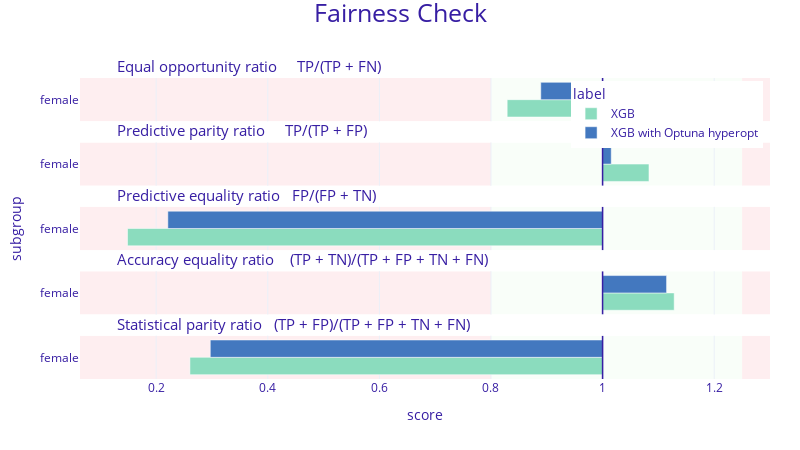

Write notebook code for a chart like this one.
### Code cell
fobject.plot(fobject_explainer_xgb_optuna, show=False).\
    update_layout(autosize=False, width=800, height=450, legend=dict(yanchor="top", y=0.99, xanchor="right", x=0.99))

### Figure 1 — Plotly figure (JSON) as saved in the notebook; plotly's stock layout.template omitted (floating-point values rounded to 4 significant figures)
{"data": [{"alignmentgroup": "True", "customdata": [["female", 0.829, "XGB"]], "hovertemplate": "<b>%{customdata[2]}</b><br>Subgroup: %{customdata[0]}<br>Score: %{customdata[1]}<br><extra></extra>", "legendgroup": "XGB", "marker": {"color": "#8bdcbe", "pattern": {"shape": ""}}, "name": "XGB", "offsetgroup": "XGB", "orientation": "h", "showlegend": true, "textposition": "auto", "type": "bar", "x": [-0.171], "xaxis": "x5", "y": [0.5], "yaxis": "y5"}, {"alignmentgroup": "True", "customdata": [["female", 1.083, "XGB"]], "hovertemplate": "<b>%{customdata[2]}</b><br>Subgroup: %{customdata[0]}<br>Score: %{customdata[1]}<br><extra></extra>", "legendgroup": "XGB", "marker": {"color": "#8bdcbe", "pattern": {"shape": ""}}, "name": "XGB", "offsetgroup": "XGB", "orientation": "h", "showlegend": false, "textposition": "auto", "type": "bar", "x": [0.08312], "xaxis": "x4", "y": [0.5], "yaxis": "y4"}, {"alignmentgroup": "True", "customdata": [["female", 0.149, "XGB"]], "hovertemplate": "<b>%{customdata[2]}</b><br>Subgroup: %{customdata[0]}<br>Score: %{customdata[1]}<br><extra></extra>", "legendgroup": "XGB", "marker": {"color": "#8bdcbe", "pattern": {"shape": ""}}, "name": "XGB", "offsetgroup": "XGB", "orientation": "h", "showlegend": false, "textposition": "auto", "type": "bar", "x": [-0.8514], "xaxis": "x3", "y": [0.5], "yaxis": "y3"}, {"alignmentgroup": "True", "customdata": [["female", 1.128, "XGB"]], "hovertemplate": "<b>%{customdata[2]}</b><br>Subgroup: %{customdata[0]}<br>Score: %{customdata[1]}<br><extra></extra>", "legendgroup": "XGB", "marker": {"color": "#8bdcbe", "pattern": {"shape": ""}}, "name": "XGB", "offsetgroup": "XGB", "orientation": "h", "showlegend": false, "textposition": "auto", "type": "bar", "x": [0.1283], "xaxis": "x2", "y": [0.5], "yaxis": "y2"}, {"alignmentgroup": "True", "customdata": [["female", 0.261, "XGB"]], "hovertemplate": "<b>%{customdata[2]}</b><br>Subgroup: %{customdata[0]}<br>Score: %{customdata[1]}<br><extra></extra>", "legendgroup": "XGB", "marker": {"color": "#8bdcbe", "pattern": {"shape": ""}}, "name": "XGB", "offsetgroup": "XGB", "orientation": "h", "showlegend": false, "textposition": "auto", "type": "bar", "x": [-0.7395], "xaxis": "x", "y": [0.5], "yaxis": "y"}, {"alignmentgroup": "True", "customdata": [["female", 0.889, "XGB with Optuna hyperopt"]], "hovertemplate": "<b>%{customdata[2]}</b><br>Subgroup: %{customdata[0]}<br>Score: %{customdata[1]}<br><extra></extra>", "legendgroup": "XGB with Optuna hyperopt", "marker": {"color": "#4378bf", "pattern": {"shape": ""}}, "name": "XGB with Optuna hyperopt", "offsetgroup": "XGB with Optuna hyperopt", "orientation": "h", "showlegend": true, "textposition": "auto", "type": "bar", "x": [-0.1108], "xaxis": "x5", "y": [0.5], "yaxis": "y5"}, {"alignmentgroup": "True", "customdata": [["female", 1.015, "XGB with Optuna hyperopt"]], "hovertemplate": "<b>%{customdata[2]}</b><br>Subgroup: %{customdata[0]}<br>Score: %{customdata[1]}<br><extra></extra>", "legendgroup": "XGB with Optuna hyperopt", "marker": {"color": "#4378bf", "pattern": {"shape": ""}}, "name": "XGB with Optuna hyperopt", "offsetgroup": "XGB with Optuna hyperopt", "orientation": "h", "showlegend": false, "textposition": "auto", "type": "bar", "x": [0.01548], "xaxis": "x4", "y": [0.5], "yaxis": "y4"}, {"alignmentgroup": "True", "customdata": [["female", 0.221, "XGB with Optuna hyperopt"]], "hovertemplate": "<b>%{customdata[2]}</b><br>Subgroup: %{customdata[0]}<br>Score: %{customdata[1]}<br><extra></extra>", "legendgroup": "XGB with Optuna hyperopt", "marker": {"color": "#4378bf", "pattern": {"shape": ""}}, "name": "XGB with Optuna hyperopt", "offsetgroup": "XGB with Optuna hyperopt", "orientation": "h", "showlegend": false, "textposition": "auto", "type": "bar", "x": [-0.7791], "xaxis": "x3", "y": [0.5], "yaxis": "y3"}, {"alignmentgroup": "True", "customdata": [["female", 1.115, "XGB with Optuna hyperopt"]], "hovertemplate": "<b>%{customdata[2]}</b><br>Subgroup: %{customdata[0]}<br>Score: %{customdata[1]}<br><extra></extra>", "legendgroup": "XGB with Optuna hyperopt", "marker": {"color": "#4378bf", "pattern": {"shape": ""}}, "name": "XGB with Optuna hyperopt", "offsetgroup": "XGB with Optuna hyperopt", "orientation": "h", "showlegend": false, "textposition": "auto", "type": "bar", "x": [0.1147], "xaxis": "x2", "y": [0.5], "yaxis": "y2"}, {"alignmentgroup": "True", "customdata": [["female", 0.297, "XGB with Optuna hyperopt"]], "hovertemplate": "<b>%{customdata[2]}</b><br>Subgroup: %{customdata[0]}<br>Score: %{customdata[1]}<br><extra></extra>", "legendgroup": "XGB with Optuna hyperopt", "marker": {"color": "#4378bf", "pattern": {"shape": ""}}, "name": "XGB with Optuna hyperopt", "offsetgroup": "XGB with Optuna hyperopt", "orientation": "h", "showlegend": false, "textposition": "auto", "type": "bar", "x": [-0.703], "xaxis": "x", "y": [0.5], "yaxis": "y"}], "layout": {"annotations": [{"font": {"size": 15}, "showarrow": false, "text": "Statistical parity ratio   (TP + FP)/(TP + FP + TN + FN)", "x": 0.05, "xanchor": "left", "xref": "paper", "y": 0.144, "yanchor": "bottom", "yref": "paper"}, {"font": {"size": 15}, "showarrow": false, "text": "Accuracy equality ratio    (TP + TN)/(TP + FP + TN + FN)", "x": 0.05, "xanchor": "left", "xref": "paper", "y": 0.358, "yanchor": "bottom", "yref": "paper"}, {"font": {"size": 15}, "showarrow": false, "text": "Predictive equality ratio   FP/(FP + TN)", "x": 0.05, "xanchor": "left", "xref": "paper", "y": 0.572, "yanchor": "bottom", "yref": "paper"}, {"font": {"size": 15}, "showarrow": false, "text": "Predictive parity ratio     TP/(TP + FP)", "x": 0.05, "xanchor": "left", "xref": "paper", "y": 0.786, "yanchor": "bottom", "yref": "paper"}, {"font": {"size": 15}, "showarrow": false, "text": "Equal opportunity ratio     TP/(TP + FN)", "x": 0.05, "xanchor": "left", "xref": "paper", "y": 1, "yanchor": "bottom", "yref": "paper"}], "autosize": false, "barmode": "group", "font": {"color": "#371ea3"}, "height": 450, "legend": {"title": {"text": "label"}, "tracegroupgap": 0, "x": 0.99, "xanchor": "right", "y": 0.99, "yanchor": "top"}, "margin": {"b": 71, "r": 30, "t": 78}, "shapes": [{"fillcolor": "#f05a71", "layer": "below", "line": {"width": 0}, "opacity": 0.1, "type": "rect", "x0": 0.25, "x1": 0.3, "xref": "x", "y0": 0, "y1": 1, "yref": "y"}, {"fillcolor": "#f05a71", "layer": "below", "line": {"width": 0}, "opacity": 0.1, "type": "rect", "x0": -0.9365, "x1": -0.2, "xref": "x", "y0": 0, "y1": 1, "yref": "y"}, {"fillcolor": "#c7f5bf", "layer": "below", "line": {"width": 0}, "opacity": 0.1, "type": "rect", "x0": -0.2, "x1": 0.25, "xref": "x", "y0": 0, "y1": 1, "yref": "y"}, {"line": {"color": "#371ea3", "width": 1.5}, "type": "line", "x0": 0, "x1": 0, "xref": "x", "y0": 0, "y1": 1, "yref": "y"}, {"fillcolor": "#f05a71", "layer": "below", "line": {"width": 0}, "opacity": 0.1, "type": "rect", "x0": 0.25, "x1": 0.3, "xref": "x", "y0": 0, "y1": 1, "yref": "y2"}, {"fillcolor": "#f05a71", "layer": "below", "line": {"width": 0}, "opacity": 0.1, "type": "rect", "x0": -0.9365, "x1": -0.2, "xref": "x", "y0": 0, "y1": 1, "yref": "y2"}, {"fillcolor": "#c7f5bf", "layer": "below", "line": {"width": 0}, "opacity": 0.1, "type": "rect", "x0": -0.2, "x1": 0.25, "xref": "x", "y0": 0, "y1": 1, "yref": "y2"}, {"line": {"color": "#371ea3", "width": 1.5}, "type": "line", "x0": 0, "x1": 0, "xref": "x", "y0": 0, "y1": 1, "yref": "y2"}, {"fillcolor": "#f05a71", "layer": "below", "line": {"width": 0}, "opacity": 0.1, "type": "rect", "x0": 0.25, "x1": 0.3, "xref": "x", "y0": 0, "y1": 1, "yref": "y3"}, {"fillcolor": "#f05a71", "layer": "below", "line": {"width": 0}, "opacity": 0.1, "type": "rect", "x0": -0.9365, "x1": -0.2, "xref": "x", "y0": 0, "y1": 1, "yref": "y3"}, {"fillcolor": "#c7f5bf", "layer": "below", "line": {"width": 0}, "opacity": 0.1, "type": "rect", "x0": -0.2, "x1": 0.25, "xref": "x", "y0": 0, "y1": 1, "yref": "y3"}, {"line": {"color": "#371ea3", "width": 1.5}, "type": "line", "x0": 0, "x1": 0, "xref": "x", "y0": 0, "y1": 1, "yref": "y3"}, {"fillcolor": "#f05a71", "layer": "below", "line": {"width": 0}, "opacity": 0.1, "type": "rect", "x0": 0.25, "x1": 0.3, "xref": "x", "y0": 0, "y1": 1, "yref": "y4"}, {"fillcolor": "#f05a71", "layer": "below", "line": {"width": 0}, "opacity": 0.1, "type": "rect", "x0": -0.9365, "x1": -0.2, "xref": "x", "y0": 0, "y1": 1, "yref": "y4"}, {"fillcolor": "#c7f5bf", "layer": "below", "line": {"width": 0}, "opacity": 0.1, "type": "rect", "x0": -0.2, "x1": 0.25, "xref": "x", "y0": 0, "y1": 1, "yref": "y4"}, {"line": {"color": "#371ea3", "width": 1.5}, "type": "line", "x0": 0, "x1": 0, "xref": "x", "y0": 0, "y1": 1, "yref": "y4"}, {"fillcolor": "#f05a71", "layer": "below", "line": {"width": 0}, "opacity": 0.1, "type": "rect", "x0": 0.25, "x1": 0.3, "xref": "x", "y0": 0, "y1": 1, "yref": "y5"}, {"fillcolor": "#f05a71", "layer": "below", "line": {"width": 0}, "opacity": 0.1, "type": "rect", "x0": -0.9365, "x1": -0.2, "xref": "x", "y0": 0, "y1": 1, "yref": "y5"}, {"fillcolor": "#c7f5bf", "layer": "below", "line": {"width": 0}, "opacity": 0.1, "type": "rect", "x0": -0.2, "x1": 0.25, "xref": "x", "y0": 0, "y1": 1, "yref": "y5"}, {"line": {"color": "#371ea3", "width": 1.5}, "type": "line", "x0": 0, "x1": 0, "xref": "x", "y0": 0, "y1": 1, "yref": "y5"}], "title": {"font": {"size": 25}, "text": "Fairness Check", "x": 0.5, "y": 0.99}, "width": 800, "xaxis": {"anchor": "y", "domain": [0, 1], "range": [-0.9365, 0.3], "ticktext": [0, 0.2, 0.4, 0.6, 0.8, 1, 1.2, 1], "tickvals": [-1, -0.8, -0.6, -0.4, -0.2, 0, 0.2, 0], "title": {"text": "score"}}, "xaxis2": {"anchor": "y2", "domain": [0, 1], "matches": "x", "range": [-0.9365, 0.3], "showticklabels": false, "ticktext": [0, 0.2, 0.4, 0.6, 0.8, 1, 1.2, 1], "tickvals": [-1, -0.8, -0.6, -0.4, -0.2, 0, 0.2, 0]}, "xaxis3": {"anchor": "y3", "domain": [0, 1], "matches": "x", "range": [-0.9365, 0.3], "showticklabels": false, "ticktext": [0, 0.2, 0.4, 0.6, 0.8, 1, 1.2, 1], "tickvals": [-1, -0.8, -0.6, -0.4, -0.2, 0, 0.2, 0]}, "xaxis4": {"anchor": "y4", "domain": [0, 1], "matches": "x", "range": [-0.9365, 0.3], "showticklabels": false, "ticktext": [0, 0.2, 0.4, 0.6, 0.8, 1, 1.2, 1], "tickvals": [-1, -0.8, -0.6, -0.4, -0.2, 0, 0.2, 0]}, "xaxis5": {"anchor": "y5", "domain": [0, 1], "matches": "x", "range": [-0.9365, 0.3], "showticklabels": false, "ticktext": [0, 0.2, 0.4, 0.6, 0.8, 1, 1.2, 1], "tickvals": [-1, -0.8, -0.6, -0.4, -0.2, 0, 0.2, 0]}, "yaxis": {"anchor": "x", "domain": [0, 0.144], "range": [0, 1], "showgrid": false, "ticktext": ["female"], "tickvals": [0.5], "title": {"text": ""}, "zeroline": false}, "yaxis2": {"anchor": "x2", "domain": [0.214, 0.358], "matches": "y", "range": [0, 1], "showgrid": false, "ticktext": ["female"], "tickvals": [0.5], "title": {"text": ""}, "zeroline": false}, "yaxis3": {"anchor": "x3", "domain": [0.428, 0.572], "matches": "y", "range": [0, 1], "showgrid": false, "ticktext": ["female"], "tickvals": [0.5], "title": {"text": "subgroup"}, "zeroline": false}, "yaxis4": {"anchor": "x4", "domain": [0.642, 0.786], "matches": "y", "range": [0, 1], "showgrid": false, "ticktext": ["female"], "tickvals": [0.5], "title": {"text": ""}, "zeroline": false}, "yaxis5": {"anchor": "x5", "domain": [0.856, 1], "matches": "y", "range": [0, 1], "showgrid": false, "ticktext": ["female"], "tickvals": [0.5], "title": {"text": ""}, "zeroline": false}}}
